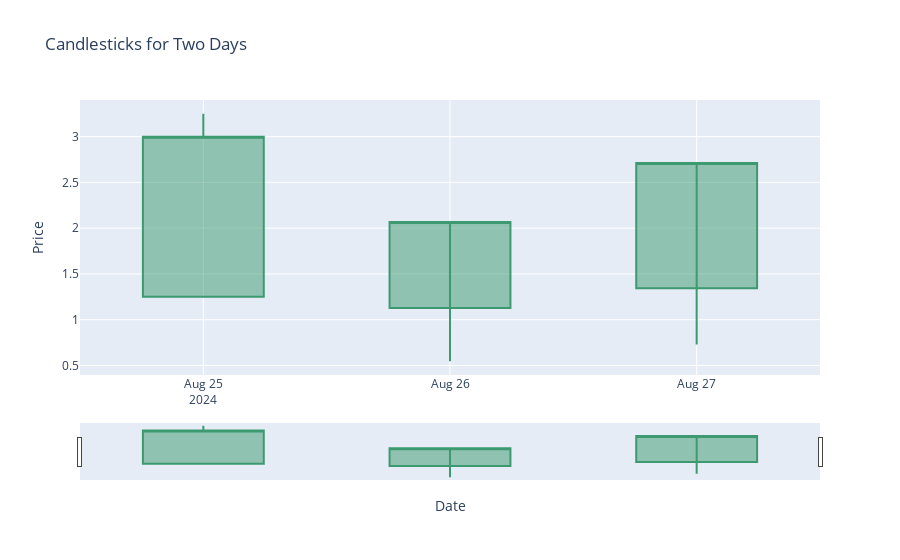

Notebook cell for this chart:
### Markdown cell above
ZC
OPEN - 1.25
       1.1289  1.3446  1.5681

HIGH - 3.25
       0.9690  1.0174  1.0735

LOW-   1.25
       0.5462  0.7300  0.9205

CLOSE- 3.00
       2.0662     2.7128    3.4458

### Code cell
import plotly.graph_objs as go

# OHLC data for two days
ohlc = {
    'Open': [1.25,1.1289,1.3446],
    'High': [3.25,0.9690,1.0174],
    'Low': [1.25,0.5462,0.7300],
    'Close': [3.00,2.0662,2.7128]
}

# Dates for the candlesticks
dates = ['2024-08-25','2024-08-26', '2024-08-27']

# Create a candlestick chart
candle = go.Candlestick(
    x=dates,  # Two dates
    open=ohlc['Open'],
    high=ohlc['High'],
    low=ohlc['Low'],
    close=ohlc['Close']
)

# Create a figure and add the candlestick
fig = go.Figure(data=[candle])

# Update layout to show titles
fig.update_layout(title='Candlesticks for Two Days', xaxis_title='Date', yaxis_title='Price')

# Show the figure
fig.show()

### Figure 1 — Plotly figure (JSON) as saved in the notebook; plotly's stock layout.template omitted (floating-point values rounded to 4 significant figures)
{"data": [{"close": [3, 2.066, 2.713], "high": [3.25, 0.969, 1.017], "low": [1.25, 0.5462, 0.73], "open": [1.25, 1.129, 1.345], "type": "candlestick", "x": ["2024-08-25", "2024-08-26", "2024-08-27"]}], "layout": {"title": {"text": "Candlesticks for Two Days"}, "xaxis": {"title": {"text": "Date"}}, "yaxis": {"title": {"text": "Price"}}}}
